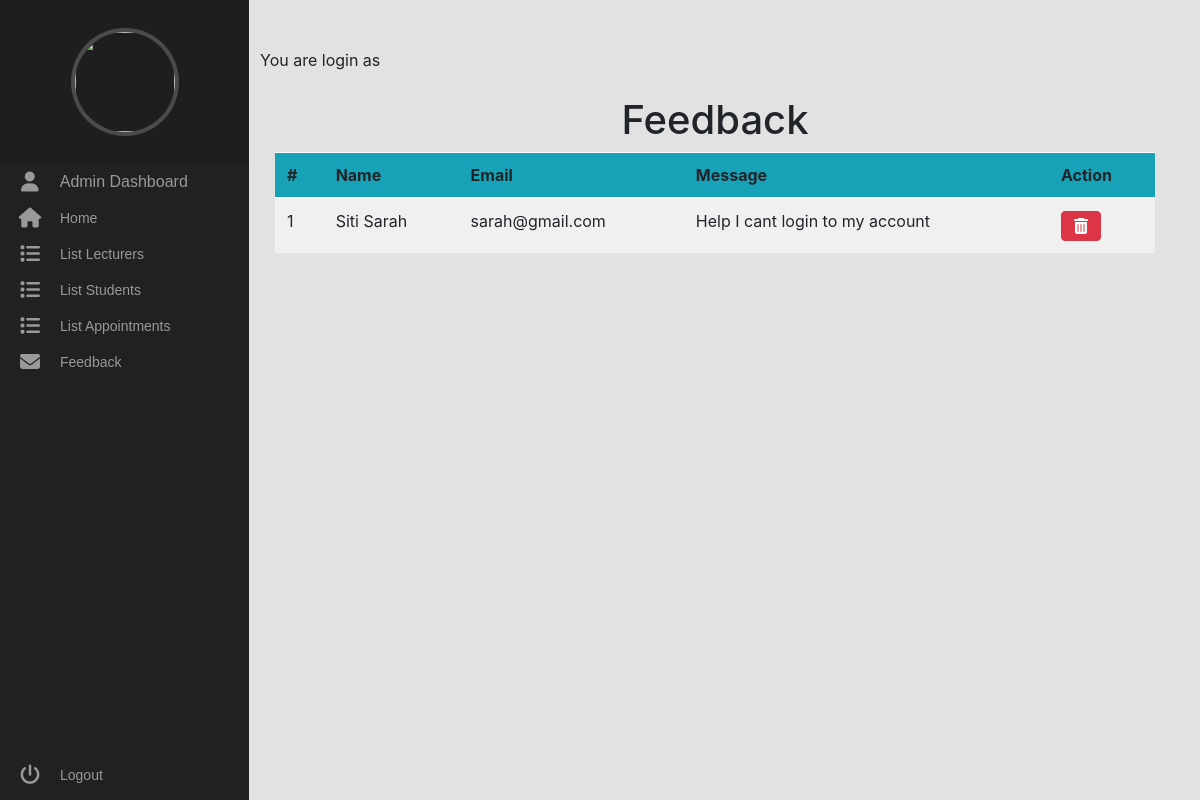
The app's page /admin/contactus.php with its own data.
### tables this page shows
CREATE TABLE `contactus` (
  `id` int(11) NOT NULL,
  `name` varchar(40) NOT NULL,
  `email` varchar(25) NOT NULL,
  `subject` varchar(100) NOT NULL,
  `message` varchar(500) NOT NULL
);

### admin/contactus.php (the view, shortened to what this page needs)
<?php include('dashboard.php'); ?>
<head>
  <link rel="stylesheet" href="../CSS/bootstrap.min.css" />
  <link rel="stylesheet" href="../CSS/style.css" />
</head>
<?php
	$conn = new mysqli('localhost', 'root', '', 'final');
	$result = $conn->query("SELECT * FROM contactus") or die($conn->error());
?>
<div class="main"><br>
<div class = "container text-center">
<h1>Feedback</h1>
		<div class = "d-flex table-data">
		<table class ="table table-striped table-light">
			<thead class ="bg-info">
				 <tr>
                    <th>#</th>
				 	<th>Name</th>
	                <th>Email</th>
	                <th>Message</th>
	                <th colspan="1">Action</th>
           		</tr>
			</thead>
        <?php
        $i = 0;
            while ($row = $result->fetch_assoc()):
            $i++;   ?>
				<tr>
                    <td><?php echo $i; ?></td>
					<td><?php echo $row['name']; ?></td>
					<td><?php echo $row['email']; ?></td>
					<td><?php echo $row['message']; ?></td>
					<td><button title="Delete" type="button" class="btn btn-danger" aria-label="Left Align" onclick="location.href='delete.php?id=<?php echo $row['id']?>'">
					<i class="fas fa-trash-alt" aria-label="true"></i>
				</button>
			</td>
				</tr>
			<?php endwhile; ?>
		</table>
	</div>
</div>

### CSS/style.css (style rules this page uses)
.main { margin-left: 230px; padding: 0px 30px; }

### CSS/dashboard.css (style rules this page uses)
body { background: #f8f8f8; }

### records on screen
contactus: name "Siti Sarah", email "sarah@gmail.com", message "Help I cant login to my account"
